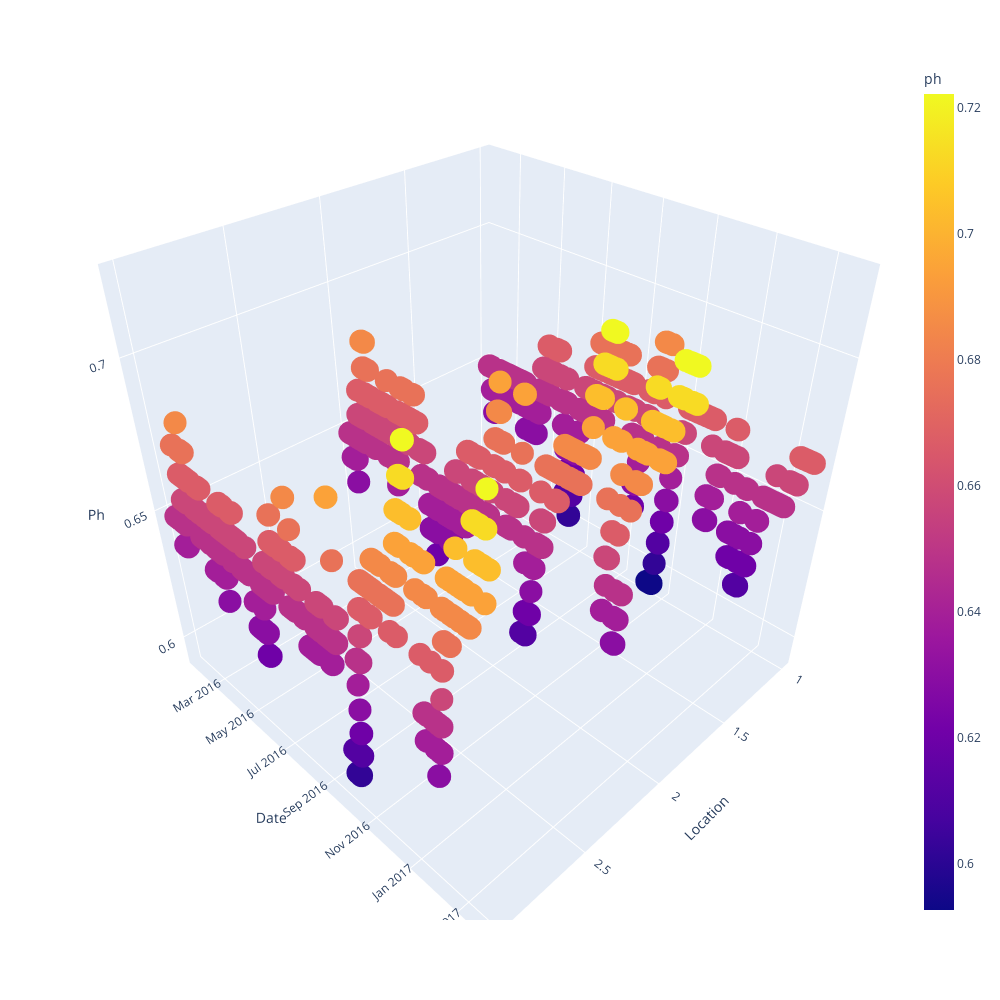

Notebook code cell kept with this figure:
### Code cell
# Create the 3D scatter plot using plotly
sub_3d = sub_loc[['loc','date','ph']]
fig = px.scatter_3d(sub_3d, x='loc', y='date', z='ph',
                    color='ph', width = 1000, height = 1000)

# Update the layout for better readability
fig.update_layout(scene=dict(xaxis_title='Location',
                             yaxis_title='Date',
                             zaxis_title='Ph'))

# Show the plot
fig.show()

### Figure 1 — Plotly figure (JSON) as saved in the notebook; plotly's stock layout.template omitted (floating-point values rounded to 4 significant figures; data arrays with more than 128 entries replaced by an {"elided": "..."} marker saying what was removed)
{"data": [{"hovertemplate": "loc=%{x}<br>date=%{y}<br>ph=%{marker.color}<extra></extra>", "legendgroup": "", "marker": {"color": {"elided": "1269 float values"}, "coloraxis": "coloraxis", "symbol": "circle"}, "mode": "markers", "name": "", "scene": "scene", "showlegend": false, "type": "scatter3d", "x": {"elided": "1269 int values"}, "y": {"elided": "1269 str values"}, "z": {"elided": "1269 float values"}}], "layout": {"coloraxis": {"colorbar": {"title": {"text": "ph"}}, "colorscale": [[0, "#0d0887"], [0.1111, "#46039f"], [0.2222, "#7201a8"], [0.3333, "#9c179e"], [0.4444, "#bd3786"], [0.5556, "#d8576b"], [0.6667, "#ed7953"], [0.7778, "#fb9f3a"], [0.8889, "#fdca26"], [1, "#f0f921"]]}, "height": 1000, "legend": {"tracegroupgap": 0}, "margin": {"t": 60}, "scene": {"domain": {"x": [0, 1], "y": [0, 1]}, "xaxis": {"title": {"text": "Location"}}, "yaxis": {"title": {"text": "Date"}}, "zaxis": {"title": {"text": "Ph"}}}, "width": 1000}}
